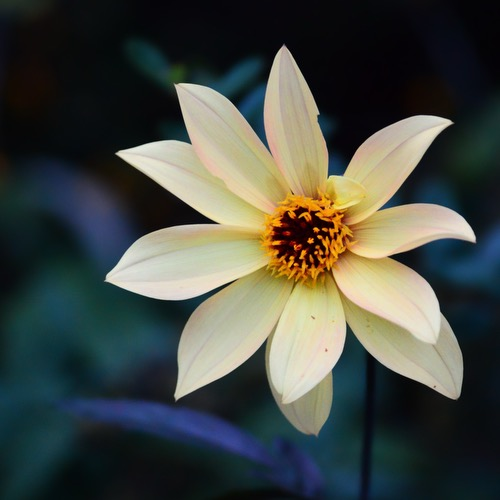
#> input picture shapedLasso/flower.jpeg, 500 x 500 px, found by its file name
$ python main.py
#> lines starting #> are read from the running program, lines starting #| are printed output that depends on the picture; after the words box and inside, x2 and y2 are one past the last pixel; in counts of white or black regions, pixels touching at a corner belong together
#> further down, image is the input picture: shape (500, 500, 3); mean B, G, R 67.2, 73.9, 69.4
import cv2
import numpy as np

drawing = False
points = []
mask = None

def simple_lasso():
    clone = image.copy()
    (x1, y1, x2, y2) = cv2.selectROI("Select Rectangular Area", image, fromCenter=False, showCrosshair=True)
    selected_area = clone[y1:y1 + y2, x1:x1 + x2]
    cv2.imshow("Selected Rectangular Area", selected_area)

def draw_freehand(event, x, y, flags, param):
    global drawing, points

    if event == cv2.EVENT_LBUTTONDOWN:
        drawing = True
        points = [(x, y)]

    elif event == cv2.EVENT_LBUTTONUP:
        drawing = False
        points.append((x, y))
        cv2.fillPoly(mask, [np.array(points)], (255, 255, 255))

    elif event == cv2.EVENT_MOUSEMOVE:
        if drawing:
            print(x, y)
            points.append((x, y))

def freehand_lasso():
    global mask
    mask = np.zeros_like(image)

    cv2.namedWindow("Freehand Selection")
    cv2.setMouseCallback("Freehand Selection", draw_freehand)

    while True:
        cv2.imshow("Freehand Selection", cv2.addWeighted(image, 0.7, mask, 0.3, 0))
        key = cv2.waitKey(1) & 0xFF

        if key == ord('x'): #press x to restart selection
            mask = np.zeros_like(image)
        elif key == 27: #pres esc to submit selection
            break

    selected_area = cv2.bitwise_and(image, mask)
    cv2.imwrite('saved_image.jpg', selected_area)
    cv2.imshow("Freehand Selected Area", selected_area)

def color_based_lasso(image):
    #define the lower and upper threshold for the color 'white'
    lower_white = np.array([0, 0, 150])
    upper_white = np.array([180, 50, 255])

    #convert original RGB image to the HSV color space
    hsv_image = cv2.cvtColor(image, cv2.COLOR_BGR2HSV)
#> hsv_image: shape (500, 500, 3); mean H, S, V 75, 114.6, 83.7

    #create binar mask
    mask = cv2.inRange(hsv_image, lower_white, upper_white)
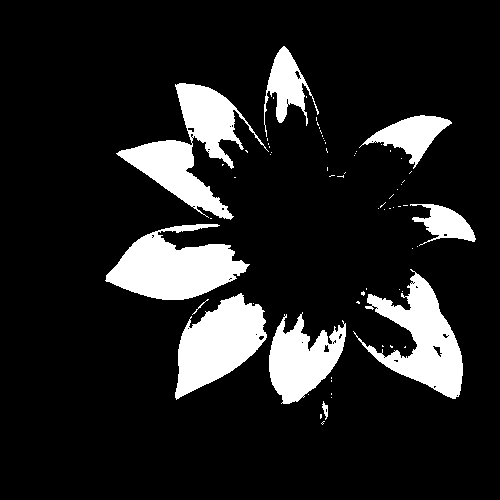
#> mask: shape (500, 500); 13.5% white; 70 white regions (60 under 20 px), largest, box (x1, y1, x2, y2) and area: (116, 83, 269, 220) 6669, (105, 224, 250, 300) 6355, (353, 269, 463, 399) 5750

    #extract selected region
    selected_area = cv2.bitwise_and(image, image, mask=mask)
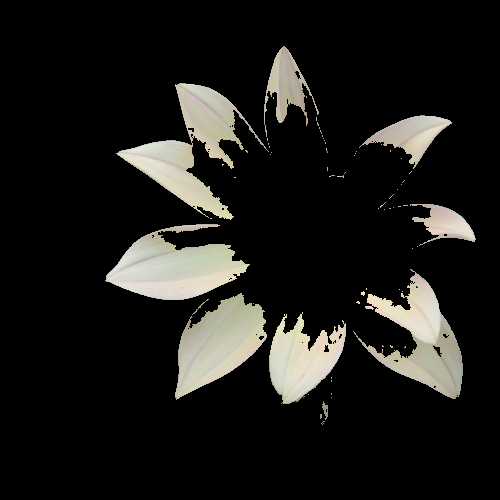
#> selected_area: shape (500, 500, 3); mean B, G, R 24.4, 27.1, 27.6

    #display original and selected image
    cv2.imshow("Original Image", image)
    cv2.imshow("Selected Area", selected_area)


if __name__ == '__main__':
    image_path = 'flower.jpeg'
    image= cv2.imread(image_path)

    #simple_lasso()
    #freehand_lasso()
    color_based_lasso(image)

    cv2.waitKey(0)
    cv2.destroyAllWindows()
